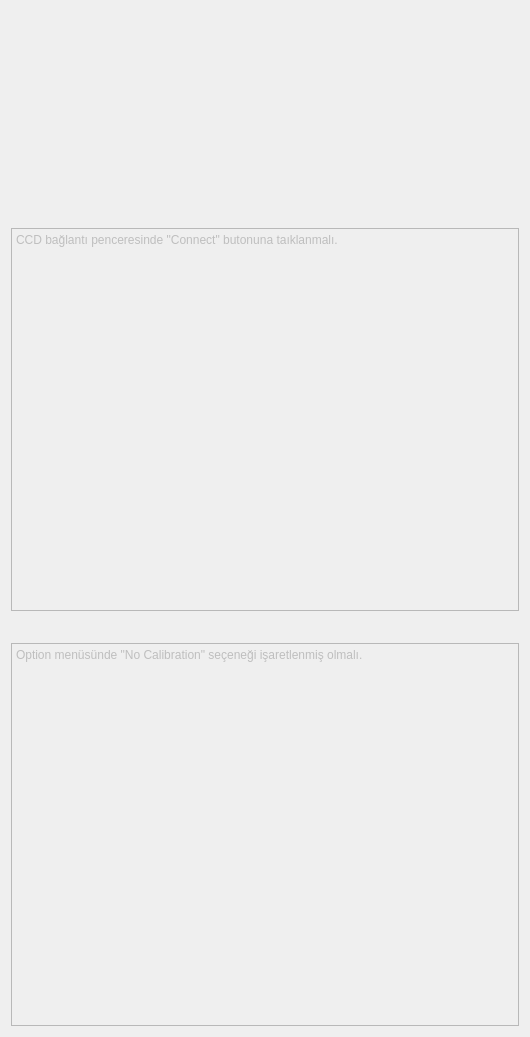
                 <widget class="QWidget" name="scrollAreaWidgetContents">
                  <property name="geometry">
                   <rect>
                    <x>0</x>
                    <y>0</y>
                    <width>530</width>
                    <height>1037</height>
                   </rect>
                  </property>
                  <layout class="QGridLayout" name="gridLayout_54">
                   <item row="0" column="1" rowspan="2">
                    <widget class="QLabel" name="label_66">
                     <property name="text">
                      <string/>
                     </property>
                     <property name="pixmap">
                      <pixmap>img/help/ccd/ccd_connec.png</pixmap>
                     </property>
                    </widget>
                   </item>
                   <item row="2" column="0" colspan="4">
                    <widget class="QPlainTextEdit" name="plainTextEdit_16">
                     <property name="enabled">
                      <bool>false</bool>
                     </property>
                     <property name="plainText">
                      <string>CCD bağlantı penceresinde &quot;Connect&quot; butonuna taıklanmalı.</string>
                     </property>
                    </widget>
                   </item>
                   <item row="3" column="0">
                    <spacer name="horizontalSpacer_32">
                     <property name="orientation">
                      <enum>Qt::Horizontal</enum>
                     </property>
                     <property name="sizeHint" stdset="0">
                      <size>
                       <width>40</width>
                       <height>20</height>
                      </size>
                     </property>
                    </spacer>
                   </item>
                   <item row="0" column="0">
                    <spacer name="horizontalSpacer_30">
                     <property name="orientation">
                      <enum>Qt::Horizontal</enum>
                     </property>
                     <property name="sizeHint" stdset="0">
                      <size>
                       <width>126</width>
                       <height>20</height>
                      </size>
                     </property>
                    </spacer>
                   </item>
                   <item row="3" column="3">
                    <spacer name="horizontalSpacer_33">
                     <property name="orientation">
                      <enum>Qt::Horizontal</enum>
                     </property>
                     <property name="sizeHint" stdset="0">
                      <size>
                       <width>40</width>
                       <height>20</height>
                      </size>
                     </property>
                    </spacer>
                   </item>
                   <item row="3" column="1" colspan="2">
                    <widget class="QLabel" name="label_67">
                     <property name="text">
                      <string/>
                     </property>
                     <property name="pixmap">
                      <pixmap>img/help/ccd/ccd_nocalib.png</pixmap>
                     </property>
                    </widget>
                   </item>
                   <item row="1" column="2" colspan="2">
                    <spacer name="horizontalSpacer_31">
                     <property name="orientation">
                      <enum>Qt::Horizontal</enum>
                     </property>
                     <property name="sizeHint" stdset="0">
                      <size>
                       <width>178</width>
                       <height>185</height>
                      </size>
                     </property>
                    </spacer>
                   </item>
                   <item row="4" column="0" colspan="4">
                    <widget class="QPlainTextEdit" name="plainTextEdit_17">
                     <property name="enabled">
                      <bool>false</bool>
                     </property>
                     <property name="plainText">
                      <string>Option menüsünde &quot;No Calibration&quot; seçeneği işaretlenmiş olmalı.</string>
                     </property>
                    </widget>
                   </item>
                  </layout>
                 </widget>
